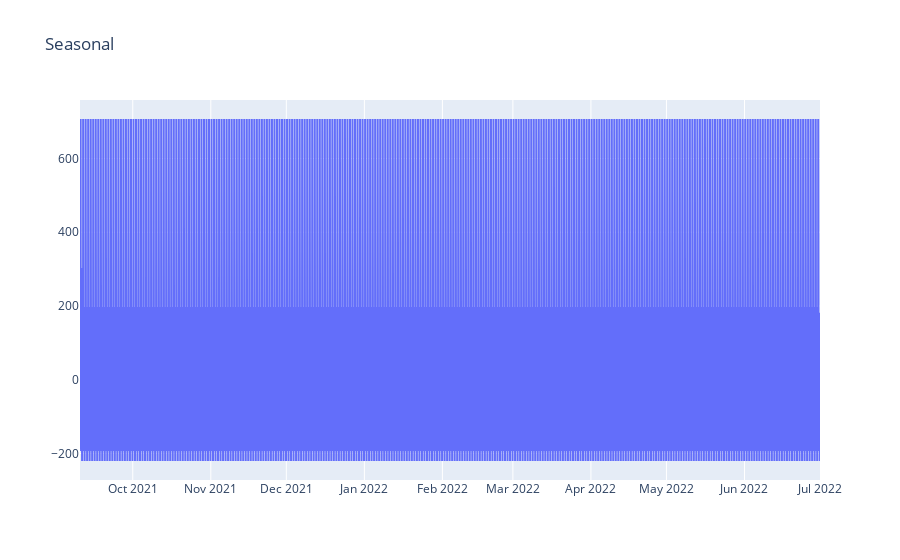

Notebook code cell kept with this figure:
### Code cell
# посмотрим на периодическую составляющую и тренд 
decomposed = seasonal_decompose(df_t)
plotly_df(decomposed.seasonal, 'Seasonal')

decomposed.trend.plot().set_title('Trend')

decomposed.resid.plot().set_title('Resid')

### Figure 1 — Plotly figure (JSON) as saved in the notebook; plotly's stock layout.template omitted (floating-point values rounded to 4 significant figures; data arrays with more than 128 entries replaced by an {"elided": "..."} marker saying what was removed)
{"data": [{"mode": "lines", "name": "values", "type": "scatter", "x": {"elided": "7056 str values"}, "y": {"elided": "7056 float values"}}], "layout": {"title": {"text": "Seasonal"}}}
